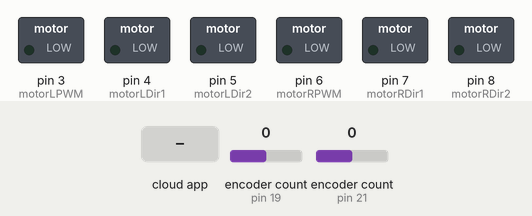
A sketch run on a simulated Arduino Uno, built with avr-gcc and run on an emulated ATmega328P. Parts: switched loads named in the sketch (green lamp = pin HIGH). Inputs (shaded band) come from the test bench; at power-on: encoder count (sensors on pin 19, pin 21) 0.

Above: at 1.2 s.
1.3 s: the phone or cloud app sets linear.x to -100
At 1.8 s:
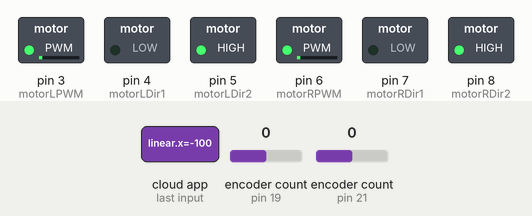
2.8 s: the phone or cloud app sets linear.x to 0
At 3.1 s:
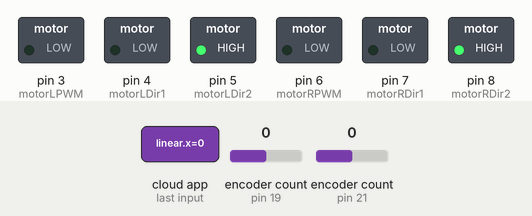
4.3 s: the phone or cloud app sets angular.z to -100
At 5.5 s:
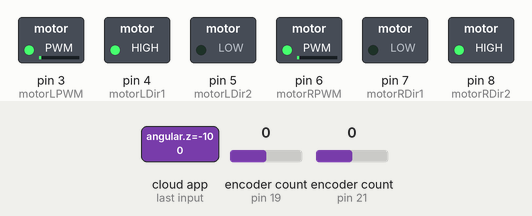
5.8 s: the phone or cloud app sets angular.z to 100
At 6.5 s:
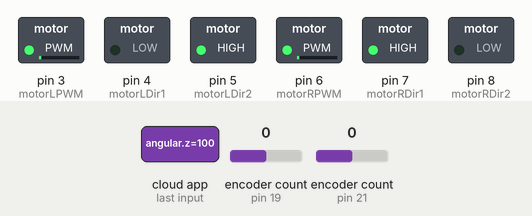
7.3 s: the phone or cloud app sets linear.x to 100
At 7.9 s:
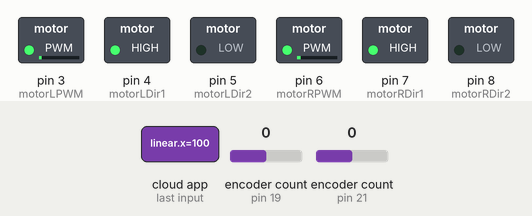
Timing chart, 0 to 9.8 s (numbered marks = the images above; inputs shaded):
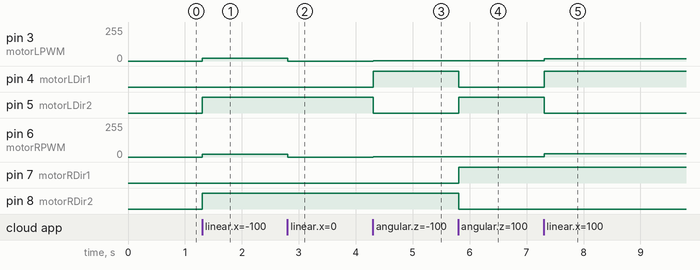

Measured:
- after the input at 1.3 s, pin 3 (motorLPWM), pin 6 (motorRPWM): 0/255 → 20/255 at once; pin 5 (motorLDir2), pin 8 (motorRDir2): LOW → HIGH at once
- after the input at 2.8 s, pin 3 (motorLPWM), pin 6 (motorRPWM): 20/255 → 0/255 at once
- after the input at 4.3 s, pin 3 (motorLPWM), pin 6 (motorRPWM): 0/255 → 3/255 at once; pin 4 (motorLDir1): LOW → HIGH at once; pin 5 (motorLDir2): HIGH → LOW at once
- after the input at 5.8 s, pin 4 (motorLDir1), pin 8 (motorRDir2): HIGH → LOW at once; pin 5 (motorLDir2), pin 7 (motorRDir1): LOW → HIGH at once
- after the input at 7.3 s, pin 3 (motorLPWM): 3/255 → 16/255 at once; pin 4 (motorLDir1): LOW → HIGH at once; pin 5 (motorLDir2): HIGH → LOW at once; pin 6 (motorRPWM): 3/255 → 23/255 at once

The sketch:

the_final_code_of_bts_.ino
```cpp
#include <ros.h>
#include <geometry_msgs/Point32.h>
#include <geometry_msgs/Twist.h>
#include <Encoder.h>

// Define BTS7960B pins
const int motorLPWM = 3; // PWM pin for left motor speed control
const int motorLDir1 = 4; // Direction pin 1 for left motor
const int motorLDir2 = 5; // Direction pin 2 for left motor
const int motorRPWM = 6; // PWM pin for right motor speed control
const int motorRDir1 = 7; // Direction pin 1 for right motor
const int motorRDir2 = 8; // Direction pin 2 for right motor

// Initialize Encoder objects
Encoder R_enc(19, 18); // Right motor encoder on pins 19 and 18
Encoder L_enc(21, 20); // Left motor encoder on pins 21 and 20
long RoldPosition  = -999;
long LoldPosition  = -999;

// Define robot parameters
#define L 0.33 // Distance between the wheels (in meters)
#define R 0.05 // Radius of the wheels (in meters)

// Variables for motor velocities
float vel = 0.0;
float omega = 0.0;
float VR, VL;

// ROS setup
ros::NodeHandle nh;
geometry_msgs::Point32 Point_msg;
ros::Publisher enc_pub("/encoder", &Point_msg);
ros::Subscriber<geometry_msgs::Twist> sub("/cmd_vel", &motors_cb);

// Function to control left motor
void controlLeftMotor(float velocity) {
    if (velocity > 0) {
        digitalWrite(motorLDir1, HIGH);
        digitalWrite(motorLDir2, LOW);
    } else {
        digitalWrite(motorLDir1, LOW);
        digitalWrite(motorLDir2, HIGH);
    }
    analogWrite(motorLPWM, abs(velocity));
}

// Function to control right motor
void controlRightMotor(float velocity) {
    if (velocity > 0) {
        digitalWrite(motorRDir1, HIGH);
        digitalWrite(motorRDir2, LOW);
    } else {
        digitalWrite(motorRDir1, LOW);
        digitalWrite(motorRDir2, HIGH);
    }
    analogWrite(motorRPWM, abs(velocity));
}

// Callback for receiving velocity commands
void motors_cb(const geometry_msgs::Twist& msg) {
    vel = msg.linear.x;
    omega = msg.angular.z;
    VR = (2 * vel + omega * L) / (2 * R);
    VL = (2 * vel - omega * L) / (2 * R);
    controlLeftMotor(VL);
    controlRightMotor(VR);
}

// Setup function
void setup() {
    pinMode(motorLPWM, OUTPUT);
    pinMode(motorLDir1, OUTPUT);
    pinMode(motorLDir2, OUTPUT);
    pinMode(motorRPWM, OUTPUT);
    pinMode(motorRDir1, OUTPUT);
    pinMode(motorRDir2, OUTPUT);
    nh.advertise(enc_pub);
    nh.subscribe(sub);
}

// Loop function
void loop() {
    long RnewPosition = R_enc.read();
    if (RnewPosition != RoldPosition) {
        RoldPosition = RnewPosition;
    }

    long LnewPosition = L_enc.read();
    if (LnewPosition != LoldPosition) {
        LoldPosition = LnewPosition;
    }

    Point_msg.x = RnewPosition;
    Point_msg.y = LnewPosition;
    enc_pub.publish(&Point_msg);

    nh.spinOnce();
    delay(10);
}
```
